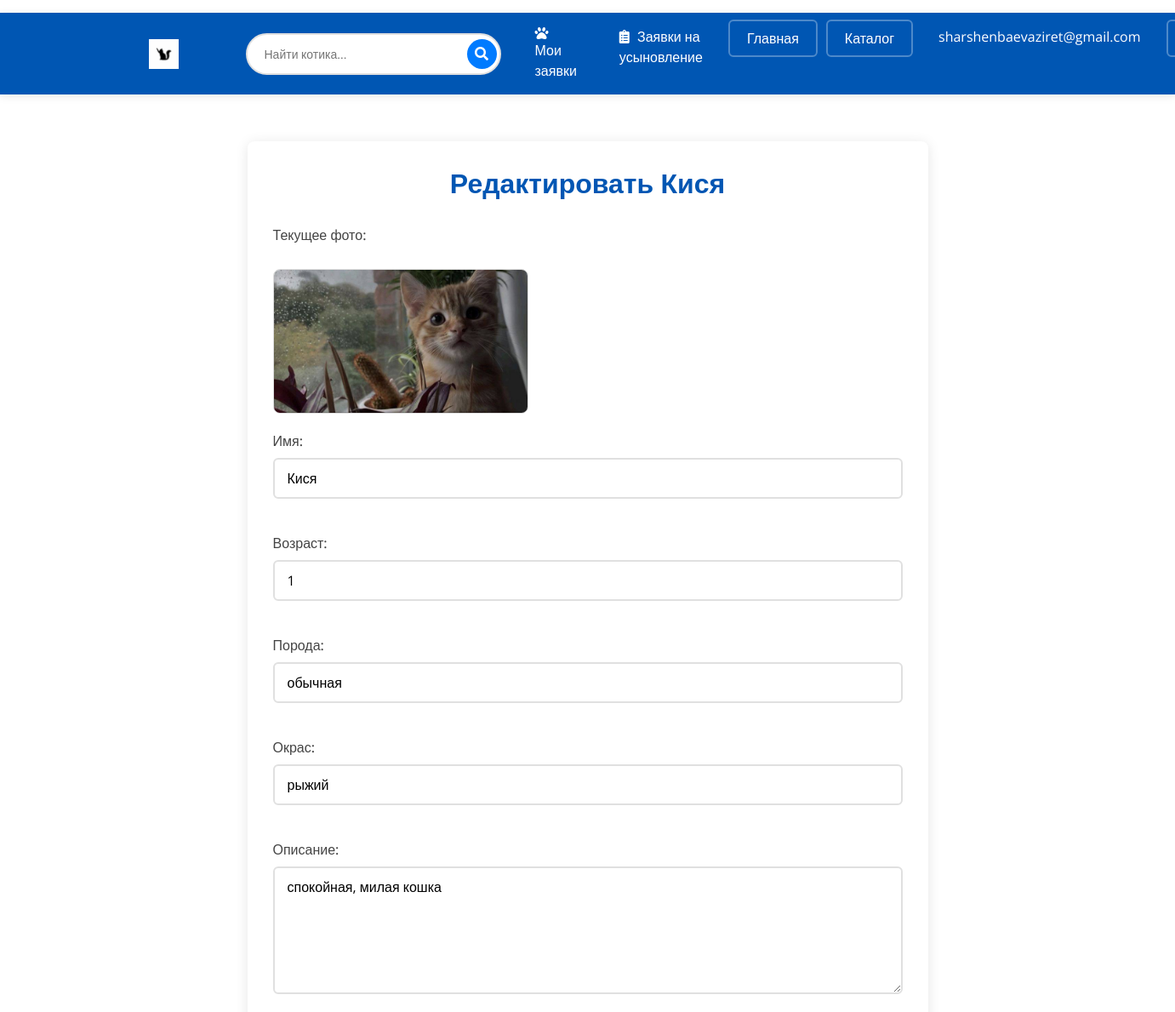
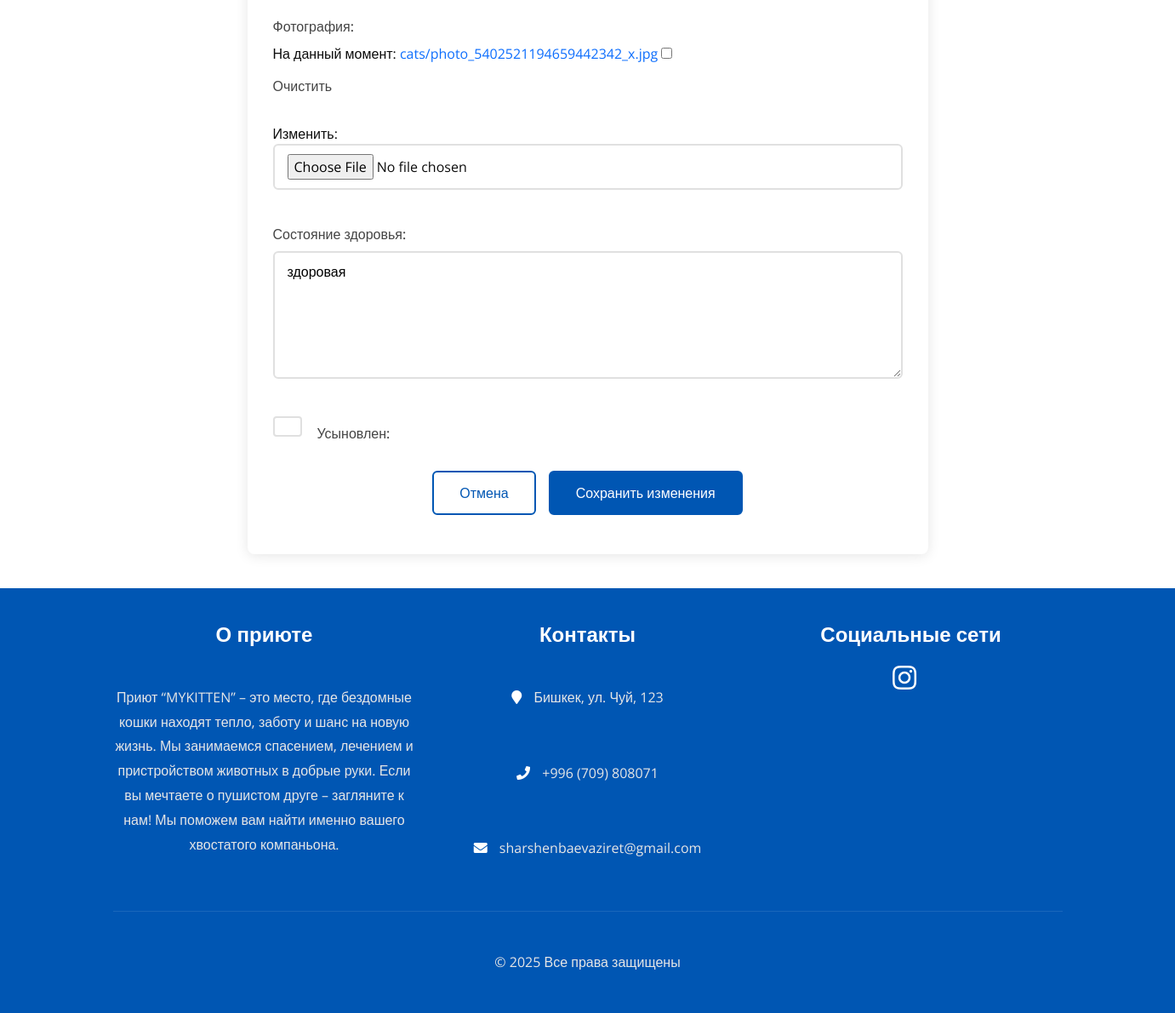
The app's page /cat/1/edit/ (signed in) with its own data (2 pictures, top to bottom).
### user/models.py (models this page shows, shortened)
class User(AbstractBaseUser, PermissionsMixin):
    email = models.EmailField(unique=True)
    phone_number = models.CharField(max_length=15, blank=True, null=True)
    is_verified = models.BooleanField(default=False)
    is_staff = models.BooleanField(default=False)
    is_superuser = models.BooleanField(default=False)
    is_active = models.BooleanField(default=True)
    USERNAME_FIELD = 'email'
    REQUIRED_FIELDS = []
    objects = CustomUserManager()

### main/models.py (models this page shows, shortened)
class Cat(models.Model):
    name = models.CharField('Имя', max_length=100)
    age = models.PositiveIntegerField('Возраст')
    breed = models.CharField('Порода', max_length=100, blank=True)
    color = models.CharField('Окрас', max_length=50)
    description = models.TextField('Описание')
    photo = models.ImageField('Фотография', upload_to='cats/', blank=True, null=True)
    health_status = models.TextField('Состояние здоровья')
    is_adopted = models.BooleanField('Усыновлен', default=False)

### main/views.py (the view)
# urls.py: path('cat/<int:cat_id>/edit/', views.edit_cat, name='edit_cat'),
@user_passes_test(is_staff)
def edit_cat(request, cat_id):
    cat = get_object_or_404(Cat, id=cat_id)
    if request.method == 'POST':
        form = CatForm(request.POST, request.FILES, instance=cat)
        if form.is_valid():
            cat = form.save()
            return redirect('cat_detail', cat.id)
    else:
        form = CatForm(instance=cat)
    return render(request, 'main/cat_form.html', {'form': form, 'cat': cat})

### main/forms.py
class CatForm(forms.ModelForm):
    class Meta:
        model = Cat
        fields = ['name', 'age', 'breed', 'color', 'description', 'photo', 'health_status', 'is_adopted']
        widgets = {
            'name': forms.TextInput(attrs={
                'placeholder': 'Введите имя котика'
            }),
            'age': forms.NumberInput(attrs={
                'placeholder': 'Укажите возраст'
            }),
            'breed': forms.TextInput(attrs={
                'placeholder': 'Укажите породу'
            }),
            'color': forms.TextInput(attrs={
                'placeholder': 'Укажите окрас'
            }),
            'description': forms.Textarea(attrs={
                'rows': 5,
                'placeholder': 'Опишите характер и привычки котика'
            }),
            'health_status': forms.Textarea(attrs={
                'rows': 3,
                'placeholder': 'Опишите состояние здоровья котика'
            }),
            'is_adopted': forms.CheckboxInput(attrs={
                'class': 'form-check-input'
            }),
        }

### main/views.py (called while the page is built)
def is_staff(user):
    return user.is_staff

### main/templates/main/cat_form.html (shortened to what this page needs)
{% extends 'base.html' %}
{% block content %}
<div class="cat-form-container">
    <h1 class="cat-form-title">
        {% if cat %}Редактировать {{ cat.name }}{% else %}Добавить нового котика{% endif %}
    </h1>
    <form method="post" enctype="multipart/form-data" class="cat-form">
        {% if cat and cat.photo %}
        <div>
            <label>Текущее фото:</label>
            <img src="{{ cat.photo.url }}" alt="{{ cat.name }}" class="current-image">
        </div>
        {% endif %}
        {% for field in form %}
<div class="form-group {% if field.field.widget.input_type == 'checkbox' %}form-check{% endif %}">
    {% if field.field.widget.input_type != 'checkbox' %}
        {{ field.label_tag }}
    {% endif %}
    {{ field }}
    {% if field.field.widget.input_type == 'checkbox' %}
        {{ field.label_tag }}
    {% endif %}
</div>
{% endfor %}
        <div class="button-container">
            <a href="{% if cat %}{% url 'cat_detail' cat.id %}{% else %}{% url 'cat_catalog' %}{% endif %}"
               class="cancel-button">Отмена</a>
            <button type="submit" class="submit-button">
                {% if cat %}Сохранить изменения{% else %}Добавить котика{% endif %}
            </button>
        </div>
    </form>
</div>
{% endblock %}

### main/templates/base.html (shortened to what this page needs)
{% load static %}
<html lang="ru">
<head>
    <link href="https://cdn.jsdelivr.net/npm/bootstrap@5.1.3/dist/css/bootstrap.min.css" rel="stylesheet">
    <link rel="stylesheet" href="https://cdnjs.cloudflare.com/ajax/libs/font-awesome/5.15.4/css/all.min.css">
    <link rel="stylesheet" href="{% static 'css/style.css' %}">
</head>
<body>
<header class="header_section">
    <nav class="navbar navbar-expand-lg navbar-dark" style="background-color: #0056b3; box-shadow: 0 2px 10px rgba(0,0,0,0.1);">
        <div class="container">
            <div class="d-flex align-items-center" style="gap: 20px;">
                <a class="navbar-brand" href="{% url 'index' %}">
                    <img src="{% static 'images/slider.jpg' %}" alt="Logo 2" style="height: 35px; width: 120px; object-fit: contain;">
                </a>
            </div>
            <div class="collapse navbar-collapse" id="navbarNav">
               <form action="{% url 'cat_catalog' %}" method="GET" class="search-form">
                    <div class="search-box">
                        <input type="text"
                               name="q"
                               class="search-input"
                               placeholder="Найти котика..."
                               autocomplete="off">
                        <button type="submit" class="search-button">
                            <i class="fas fa-search"></i>
                        </button>
                    </div>
                </form>
                <ul class="navbar-nav ms-auto" style="gap: 10px;">
                    {% if user.is_authenticated %}
                        <li class="nav-item">
                            <a class="nav-link" href="{% url 'my_adoption_requests' %}" style="color: #ffffff; transition: all 0.3s ease; padding: 8px 15px; border-radius: 20px; margin: 0 5px;">
                                <i class="fas fa-paw" style="margin-right: 5px;"></i>
                                Мои заявки
                            </a>
                        </li>
                    {% endif %}
                    {% if user.is_staff %}
                    <li class="nav-item">
                        <a class="nav-link" href="{% url 'adoption_requests' %}" style="color: #ffffff; transition: all 0.3s ease; padding: 8px 15px; border-radius: 20px; margin: 0 5px;">
                            <i class="fas fa-clipboard-list" style="margin-right: 5px;"></i>
                            Заявки на усыновление
                        </a>
                    </li>
                    {% endif %}
                <li class="nav-item">
                    <a class="nav-link" href="{% url 'index' %}" style="color: #fff; font-weight: 500; padding: 8px 20px; border: 2px solid rgba(255,255,255,0.3); border-radius: 6px; transition: all 0.3s ease;">Главная</a>
                </li>
                <li class="nav-item">
                    <a class="nav-link" href="{% url 'cat_catalog'  %}" style="color: #fff; font-weight: 500; padding: 8px 20px; border: 2px solid rgba(255,255,255,0.3); border-radius: 6px; transition: all 0.3s ease;">Каталог</a>
                </li>
                {% if user.is_authenticated %}
                <li class="nav-item">
                    <span class="nav-link" style="color: #fff; padding: 8px 20px;">{{ user.email }}</span>
                </li>
                <li class="nav-item">
                    <a class="nav-link" href="{% url 'user_logout' %}" style="color: #fff; font-weight: 500; padding: 8px 20px; border: 2px solid rgba(255,255,255,0.3); border-radius: 6px; transition: all 0.3s ease;">Выйти</a>
                </li>
                {% else %}
                <li class="nav-item">
                    <a class="nav-link" href="{% url 'user_register' %}" style="color: #fff; font-weight: 500; padding: 8px 20px; border: 2px solid rgba(255,255,255,0.3); border-radius: 6px; transition: all 0.3s ease;">Регистрация</a>
                </li>
                {% endif %}
                 </ul>
            </div>
        </div>
    </nav>
</header>
    {% block content %}{% endblock %}
    <footer class="footer_section">
        <div class="container">
            <div class="row">
                <div class="col-md-4">
                    <div class="footer_detail">
                        <h4>О приюте</h4>
                        <p>Приют “MYKITTEN” – это место, где бездомные кошки находят тепло, заботу и шанс на новую жизнь. Мы занимаемся спасением, лечением и пристройством животных в добрые руки. Если вы мечтаете о пушистом друге – загляните к нам! Мы поможем вам найти именно вашего хвостатого компаньона.</p>
                    </div>
                </div>
                <div class="col-md-4">
                    <div class="footer_contact">
                        <h4>Контакты</h4>
                        <div class="contact_link_box">
                            <p><i class="fa fa-map-marker"></i> Бишкек, ул. Чуй, 123</p>
                            <p><i class="fa fa-phone"></i> +996 (709) 808071</p>
                            <p><i class="fa fa-envelope"></i> sharshenbaevaziret@gmail.com</p>
                        </div>
                    </div>
                </div>
                <div class="col-md-4">
                    <div class="footer_social">
                        <h4>Социальные сети</h4>
                        <div class="social-links">
                            <a href="https://www.instagram.com/_aziretj?igsh=YmlpOGRnZGVwbTJt&utm_source=qr">
                                <i class="fab fa-instagram" style="font-size: 2rem; color: #333;"></i>
                            </a>
                        </div>
                    </div>
                </div>
            </div>
            <div class="footer-info text-center mt-4">
                <p>&copy; <span id="currentYear"></span> Все права защищены</p>
            </div>
        </div>
    </footer>
</body>
</html>

### static/css/style.css (style rules this page uses)
body { font-family: "Open Sans", sans-serif; color: #0c0c0c; background-color: #ffffff; overflow-x: hidden; }
a, a:hover, a:focus { text-decoration: none; }
.header_section { padding: 15px 0; }
.footer_section { position: relative; background-color: #ffffff; text-align: center; }
.footer_section p { color: #00204a; padding: 25px 0; margin: 0; }

### main/templates/base.html (style rules this page uses)
.search-form { max-width: 400px; margin: 0 15px; }
.search-form { margin: 0 20px; }
.search-box { position: relative; display: flex; align-items: center; width: 300px; }
.search-input { width: 100%; padding: 12px 45px 12px 20px; border: 2px solid #e0e0e0; border-radius: 25px; font-size: 14px; outline: none; transition: all 0.3s ease; }
.search-button { position: absolute; right: 5px; height: 35px; width: 35px; border: none; background: #007bff; color: white; border-radius: 50%; display: flex; align-items: center; justify-content: center; cursor: pointer; transition: all 0.3s ease; }
.footer_section { background-color: #0056b3; color: #ffffff; padding: 40px 0 20px 0; }
.footer_section h4 { color: #ffffff; margin-bottom: 20px; font-weight: 600; }
.footer_section p { color: #e6e6e6; line-height: 1.8; }
.contact_link_box p { margin-bottom: 10px; }
.contact_link_box i { margin-right: 10px; color: #ffffff; }
.footer_social .social-links a { display: inline-block; margin-right: 15px; transition: transform 0.3s ease; }
.footer_social .fab { color: #ffffff !important; }
.footer-info { border-top: 1px solid rgba(255,255,255,0.1); padding-top: 20px; margin-top: 30px; }
.footer-info p { color: #e6e6e6; margin: 0; }

### main/templates/main/cat_form.html (style rules this page uses)
.cat-form-container { max-width: 800px; margin: 40px auto; padding: 30px; background: white; border-radius: 8px; box-shadow: 0 2px 15px rgba(0,0,0,0.1); }
.cat-form-title { color: #0056b3; text-align: center; margin-bottom: 30px; font-size: 2rem; font-weight: 600; }
.cat-form label { display: block; margin-bottom: 8px; color: #444; font-weight: 500; }
.cat-form input[type="checkbox"] { width: auto; margin-right: 10px; }
.form-check { display: flex; align-items: center; margin-bottom: 20px; }
.form-check label { margin-bottom: 0; margin-left: 8px; }
.form-group { margin-bottom: 20px; }
.cat-form input, .cat-form textarea { width: 100%; padding: 10px 15px; border: 2px solid #e0e0e0; border-radius: 6px; margin-bottom: 20px; transition: border-color 0.3s ease; }
.cat-form textarea { min-height: 150px; resize: vertical; }
.button-container { display: flex; justify-content: center; gap: 15px; margin-top: 20px; }
.submit-button { background-color: #0056b3; color: white; padding: 12px 30px; border: 2px solid #0056b3; border-radius: 6px; font-weight: 500; cursor: pointer; transition: all 0.3s ease; }
.cancel-button { background-color: transparent; color: #0056b3; padding: 12px 30px; border: 2px solid #0056b3; border-radius: 6px; font-weight: 500; cursor: pointer; transition: all 0.3s ease; text-decoration: none; }
.current-image { max-width: 300px; margin: 20px 0; border-radius: 8px; border: 1px solid #ddd; }

### records on screen
User: email "sharshenbaevaziret@gmail.com"
Cat: name "Кися", photo (picture), form "Кися" "1" "обычная" "рыжий" "спокойная, милая кошка" "здоровая"

### other values on screen
{{ field.label_tag }} "Имя:" "Возраст:" "Порода:" "Окрас:" "Описание:" "Фотография:" "Состояние здоровья:"
{{ field.label_tag }} "Усыновлен:"
